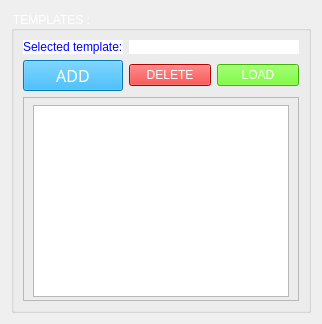
      <widget class="QWidget" name="page">
       <layout class="QGridLayout" name="gridLayout_6">
        <item row="0" column="0">
         <widget class="QGroupBox" name="groupReceiptList">
          <property name="sizePolicy">
           <sizepolicy hsizetype="Preferred" vsizetype="Preferred">
            <horstretch>0</horstretch>
            <verstretch>0</verstretch>
           </sizepolicy>
          </property>
          <property name="styleSheet">
           <string notr="true">font: 87 12pt &quot;Arial Black&quot;;
color: rgb(255, 255, 255);</string>
          </property>
          <property name="title">
           <string>TEMPLATES :</string>
          </property>
          <layout class="QGridLayout" name="gridLayout_25">
           <item row="4" column="0" colspan="3">
            <widget class="QFrame" name="frame_NewReceipt">
             <property name="frameShape">
              <enum>QFrame::StyledPanel</enum>
             </property>
             <property name="frameShadow">
              <enum>QFrame::Raised</enum>
             </property>
             <layout class="QGridLayout" name="gridLayout_26">
              <property name="topMargin">
               <number>7</number>
              </property>
              <property name="bottomMargin">
               <number>3</number>
              </property>
              <property name="verticalSpacing">
               <number>3</number>
              </property>
              <item row="1" column="0" colspan="2">
               <widget class="QTableWidget" name="tableWidget">
                <property name="styleSheet">
                 <string notr="true">color: rgb(255, 255, 255);</string>
                </property>
                <property name="editTriggers">
                 <set>QAbstractItemView::SelectedClicked</set>
                </property>
                <property name="tabKeyNavigation">
                 <bool>false</bool>
                </property>
                <property name="showDropIndicator" stdset="0">
                 <bool>false</bool>
                </property>
                <property name="dragDropOverwriteMode">
                 <bool>false</bool>
                </property>
                <property name="selectionMode">
                 <enum>QAbstractItemView::SingleSelection</enum>
                </property>
                <property name="selectionBehavior">
                 <enum>QAbstractItemView::SelectRows</enum>
                </property>
                <property name="sortingEnabled">
                 <bool>false</bool>
                </property>
                <property name="rowCount">
                 <number>0</number>
                </property>
                <property name="columnCount">
                 <number>1</number>
                </property>
                <attribute name="horizontalHeaderVisible">
                 <bool>false</bool>
                </attribute>
                <attribute name="horizontalHeaderStretchLastSection">
                 <bool>true</bool>
                </attribute>
                <attribute name="verticalHeaderVisible">
                 <bool>false</bool>
                </attribute>
                <column/>
               </widget>
              </item>
             </layout>
            </widget>
           </item>
           <item row="2" column="0">
            <widget class="QPushButton" name="btnNEW_RECEIPT">
             <property name="font">
              <font>
               <family>Arial Black</family>
               <pointsize>12</pointsize>
               <weight>10</weight>
               <italic>false</italic>
               <bold>false</bold>
              </font>
             </property>
             <property name="styleSheet">
              <string notr="true">background-color: rgb(0, 170, 255);
</string>
             </property>
             <property name="text">
              <string>ADD</string>
             </property>
             <property name="icon">
              <iconset>
               <normaloff>:/new/prefix1/Icons/Plus_trans256.png</normaloff>:/new/prefix1/Icons/Plus_trans256.png</iconset>
             </property>
            </widget>
           </item>
           <item row="1" column="0">
            <widget class="QLabel" name="label_64">
             <property name="styleSheet">
              <string notr="true">color: rgb(0, 0, 255);
background-color: rgb(255, 255, 255);
font: 87 12pt &quot;Arial Black&quot;;</string>
             </property>
             <property name="text">
              <string>Selected template:</string>
             </property>
            </widget>
           </item>
           <item row="1" column="1" colspan="2">
            <widget class="QLabel" name="lblSELECTED">
             <property name="styleSheet">
              <string notr="true">color: rgb(0, 0, 255);
background-color: rgb(255, 255, 255);
font: 87 12pt &quot;Arial Black&quot;;</string>
             </property>
             <property name="text">
              <string/>
             </property>
             <property name="alignment">
              <set>Qt::AlignCenter</set>
             </property>
            </widget>
           </item>
           <item row="2" column="2">
            <widget class="QPushButton" name="btnLOAD_RECEIPT">
             <property name="styleSheet">
              <string notr="true">background-color: rgb(85, 255, 0);</string>
             </property>
             <property name="text">
              <string>LOAD</string>
             </property>
             <property name="icon">
              <iconset>
               <normaloff>:/new/prefix1/Icons/Reload_trans256.png</normaloff>:/new/prefix1/Icons/Reload_trans256.png</iconset>
             </property>
            </widget>
           </item>
           <item row="2" column="1">
            <widget class="QPushButton" name="btnDEL_RECEIPT">
             <property name="styleSheet">
              <string notr="true">background-color: rgb(255, 0, 0);</string>
             </property>
             <property name="text">
              <string>DELETE</string>
             </property>
             <property name="icon">
              <iconset>
               <normaloff>:/new/prefix1/Icons/Close_trans256.png</normaloff>:/new/prefix1/Icons/Close_trans256.png</iconset>
             </property>
            </widget>
           </item>
          </layout>
         </widget>
        </item>
       </layout>
      </widget>
